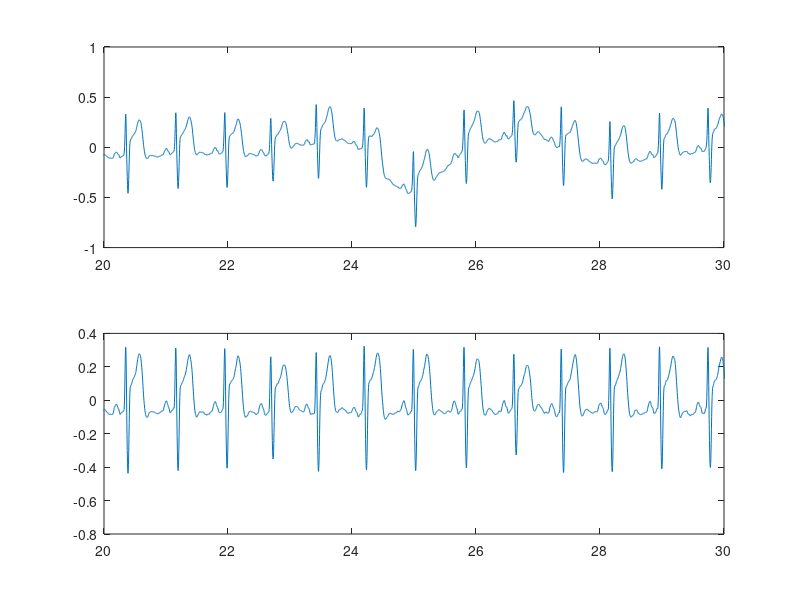

Reproduce this figure in MATLAB. (Note: this script raises an error after producing the figure.)
clear; close all; clc;

load ECG_data_2; %example_ECG_data_2에 적용


[bh, ah] = butter(5, 1/(Fs/2), 'high');
[bl, al] = butter(5, 35/(Fs/2), 'low');

f_data = filtfilt(bh, ah, data);
f_data = filtfilt(bl, al, f_data);

x = 1/Fs:1/Fs:length(data)/Fs;

figure;
subplot(211); plot(x, data);  xlim([20 30]);
subplot(212);  plot(x, f_data);  xlim([20 30]);

% 미분
d_data = diff(f_data);
d_data = [d_data(1); d_data]; % 개수가 한 개 줄어들어 편의상 데이터 한 샘플을 추가 

% 절대값
abs_data = abs(d_data);

% 이동평균: 여러번 사용하는 것이 좋음
mwa_data = smooth(abs_data, 0.2*Fs, 'moving');
mwa_data = smooth(mwa_data, 0.2*Fs, 'moving');

% 처리된 신호에서 피크 찾기
[peak_value, peak_idx] = findpeaks(mwa_data);
peak_in_time = peak_idx/Fs;

figure; 
subplot(411); plot(x, f_data, 'LineWidth', 1);  xlim([20 30]); title('ECG');
subplot(412); plot(x, d_data, 'LineWidth', 1);  xlim([20 30]); title('diff');
subplot(413); plot(x, abs_data, 'LineWidth', 1); xlim([20 30]); title('abs');
subplot(414); plot(x, mwa_data, 'LineWidth', 1); hold on; plot(peak_in_time, peak_value, 'ro', 'LineWidth', 1); hold off; xlim([20 30]); title('mwa'); xlabel('Time (s)');


% 심전도 R피크 위치 찾기
R_PEAK_LOC = []; % r피크의 위치 (샘플관점)
R_PEAK_AMP = []; % r피크의 크기

st_win = floor(Fs/2); %윈도우 사이 높여줌

for kk=2:1:length(peak_idx)-1
    tmp = f_data(peak_idx(kk)-st_win + 1 : peak_idx(kk));
    [m_v, m_i] = max(tmp);

    t_idx = peak_idx(kk) - st_win + m_i;

    R_PEAK_LOC = [R_PEAK_LOC t_idx];
    R_PEAK_AMP = [R_PEAK_AMP f_data(t_idx)];
end

R_PEAK_IN_SEC = R_PEAK_LOC/Fs;

figure;
plot(x, f_data); hold on;
plot(R_PEAK_IN_SEC, R_PEAK_AMP, 'ro'); hold off; xlabel('Time (s)');

% 심박 간격 계산
hearbeat_interval = diff(R_PEAK_LOC);
hearbeat_interval = hearbeat_interval/Fs;

figure;
subplot(211); plot(x, f_data); hold on; plot(R_PEAK_IN_SEC, R_PEAK_AMP, 'ro'); hold off;
subplot(212); plot(R_PEAK_IN_SEC(2:end), hearbeat_interval, 'ro--'); xlabel('Time (s)'); ylabel('hearbeat interval (s)');


%%윈도우 사이즈를 계속 바꿔가며 오류 최소화 윈도우 사이즈 외에 방법이 있을 수도 있음
load RESULT_ECG_2;

peak_ref_in_sec = ecg_peak_ref/Fs;

ref_rri = diff(ecg_peak_ref)/Fs;

figure;
plot(peak_ref_in_sec(2:end), ref_rri, 'ko--'); hold on;
plot(R_PEAK_IN_SEC(2:end), hearbeat_interval, 'ro--'); hold off;
%%빨간색과 검정색이 똑같이 나와야함 
figure;
plot(hearbeat_interval(:) - ref_rri(:));









